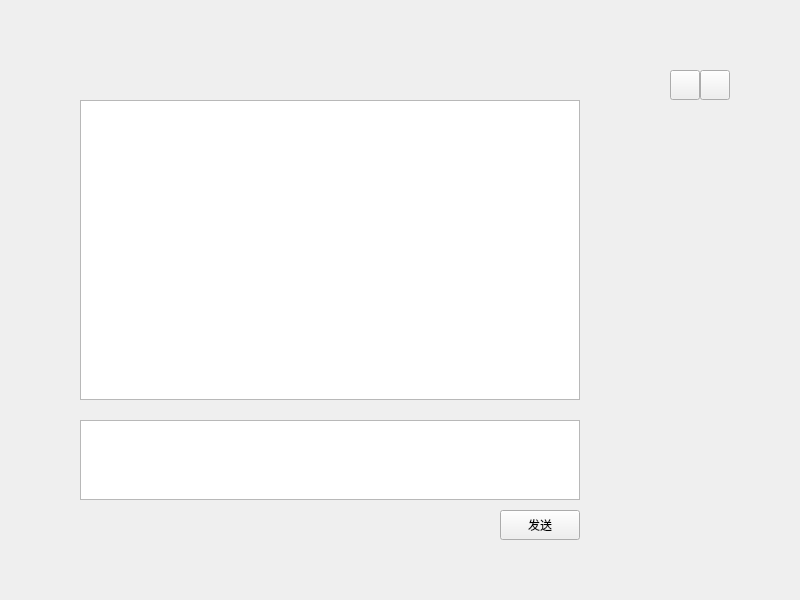
<?xml version="1.0" encoding="UTF-8"?>
<ui version="4.0">
 <class>UserChatPage</class>
 <widget class="QWidget" name="UserChatPage">
  <property name="geometry">
   <rect>
    <x>0</x>
    <y>0</y>
    <width>800</width>
    <height>600</height>
   </rect>
  </property>
  <property name="windowTitle">
   <string>Form</string>
  </property>
  <widget class="QLabel" name="label_frame">
   <property name="geometry">
    <rect>
     <x>0</x>
     <y>0</y>
     <width>800</width>
     <height>600</height>
    </rect>
   </property>
   <property name="styleSheet">
    <string notr="true">
	border-image  : url(':/ui/themes/default/dialog_page.png');</string>
   </property>
   <property name="text">
    <string/>
   </property>
  </widget>
  <widget class="QListWidget" name="listWidget">
   <property name="geometry">
    <rect>
     <x>80</x>
     <y>100</y>
     <width>500</width>
     <height>300</height>
    </rect>
   </property>
  </widget>
  <widget class="QPlainTextEdit" name="plainTextEdit">
   <property name="geometry">
    <rect>
     <x>80</x>
     <y>420</y>
     <width>500</width>
     <height>80</height>
    </rect>
   </property>
  </widget>
  <widget class="QPushButton" name="pushButton_send">
   <property name="geometry">
    <rect>
     <x>500</x>
     <y>510</y>
     <width>80</width>
     <height>30</height>
    </rect>
   </property>
   <property name="text">
    <string>发送</string>
   </property>
  </widget>
  <widget class="QToolButton" name="toolButton_close">
   <property name="geometry">
    <rect>
     <x>700</x>
     <y>70</y>
     <width>30</width>
     <height>30</height>
    </rect>
   </property>
   <property name="styleSheet">
    <string notr="true">QToolButton{
	border-image: url(':/ui/btn_close.png')
}
QToolButton:hover{
   border:2px solid;
}</string>
   </property>
   <property name="text">
    <string/>
   </property>
  </widget>
  <widget class="QToolButton" name="toolButton_min">
   <property name="geometry">
    <rect>
     <x>670</x>
     <y>70</y>
     <width>30</width>
     <height>30</height>
    </rect>
   </property>
   <property name="styleSheet">
    <string notr="true">QToolButton{
	border-image: url(':/ui/btn_min.png')
}
QToolButton:hover{
   border:2px solid;
}</string>
   </property>
   <property name="text">
    <string/>
   </property>
  </widget>
 </widget>
 <resources/>
 <connections/>
</ui>
